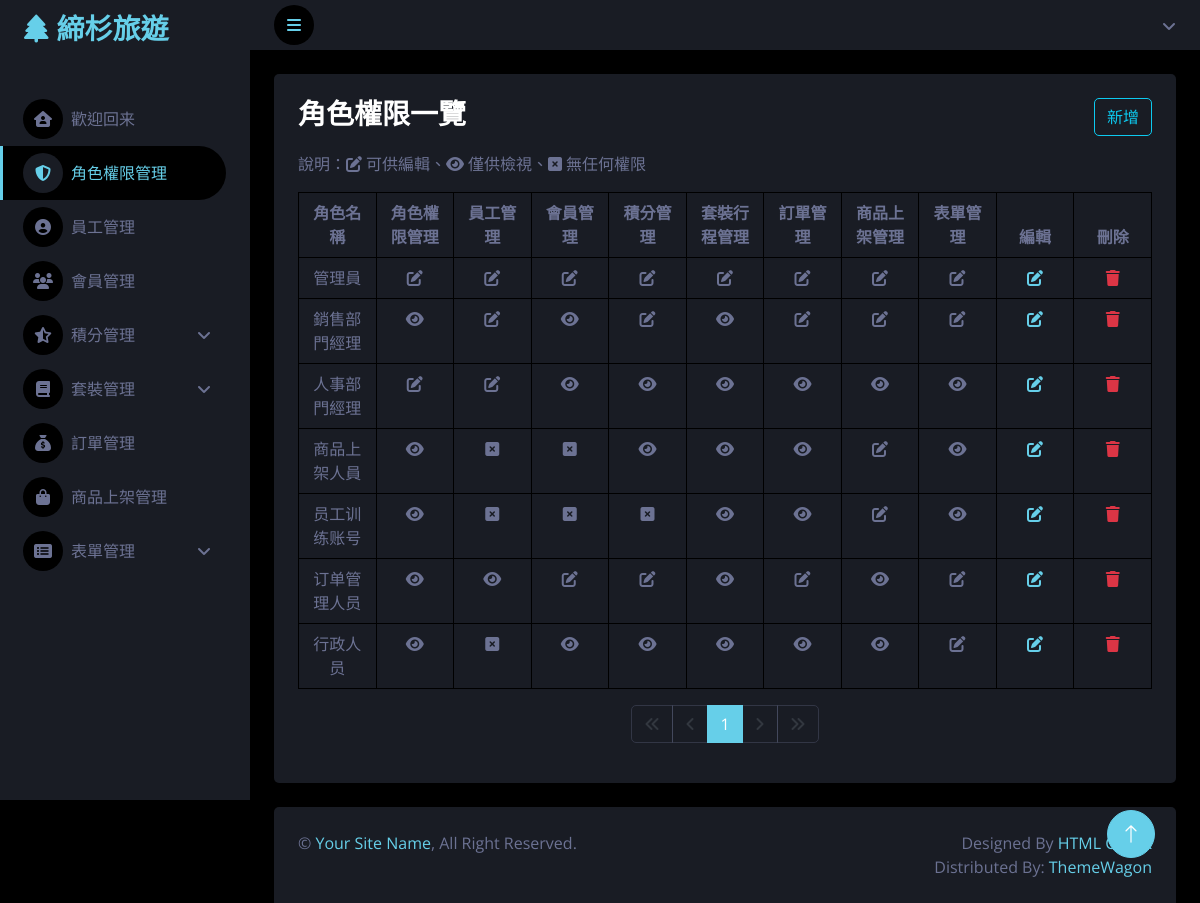
/roleList/roleList.php, run on the app's committed database.
### tables this page shows
CREATE TABLE `permission` (
  `permission_role_id` int(11) NOT NULL,
  `sid` int(11) NOT NULL,
  `role_set` varchar(20) NOT NULL,
  `employees` varchar(20) NOT NULL,
  `members` varchar(20) NOT NULL,
  `points` varchar(20) NOT NULL,
  `itinerary` varchar(20) NOT NULL,
  `orders` varchar(20) NOT NULL,
  `products` varchar(20) NOT NULL,
  `form` varchar(20) NOT NULL
);

CREATE TABLE `role_set` (
  `role_id` int(11) NOT NULL,
  `role_name` varchar(225) NOT NULL,
  `description` text NOT NULL,
  `created_at` datetime NOT NULL,
  `employee_id` int(11) NOT NULL
);

### roleList/roleList.php (the view, shortened to what this page needs)
<?php
require '../parts/pdo_connect.php';
$page = isset($_GET['page']) ? intval($_GET['page']) : 1;
$isAbled = $_SESSION['permission']['role_set'] == 'view' ? 'disabled' : '';
$per_page = 10;
$pages_sql = "SELECT COUNT(1) FROM role_set";
$pages_result = $conn->query($pages_sql)->fetch_assoc();
$total_rows = $pages_result['COUNT(1)'];
$total_pages = ceil($total_rows / $per_page);
$permission_sql =
  sprintf(
    "SELECT *
  FROM permission
  INNER JOIN role_set
  ON role_set.role_id = permission.permission_role_id
  ORDER BY role_id ASC LIMIT %s, %s",
    ($page - 1) * $per_page,
    $per_page
  );
$permission_result = $conn->query($permission_sql);
function permission_icon($permission_r)
{
  if ($permission_r == 'edit') {
    echo '<i class="fa-solid fa-pen-to-square"></i>';
  } else if ($permission_r == 'view') {
    echo '<i class="fa-solid fa-eye"></i>';
  } else {
    echo '<i class="fa-solid fa-square-xmark"></i>';
  }
};
?>
<?php include '../parts/html-head.php' ?>
<?php include '../parts/spinner.php' ?>
<?php include '../parts/slidebar.php' ?>
<?php include '../parts/navbar.php' ?>
<div class="container-fluid pt-4 px-4">
  <div class="row g-4">
    <div class="col-sm-12 col-xl-12">
      <div class="bg-secondary rounded h-100 p-4 ">
        <div class="roleListTitleBox d-flex justify-content-between">
          <h3 class="mb-3">角色權限一覽</h3>
          <button type="button" class="btn btn-outline-info mb-3 " data-bs-toggle="modal" data-bs-target="#addBackdrop" <?= $isAbled ?>>新增</button>
        </div>
        <div class="descript">
          <p>說明：<i class="fa-solid fa-pen-to-square me-1"></i>可供編輯、<i class="fa-solid fa-eye me-1"></i>僅供檢視、<i class="fa-solid fa-square-xmark me-1"></i>無任何權限</p>
        </div>
        <table class="table table-bordered">
          <thead>
            <tr>
              <th scope="col" class="text-center">角色名稱</th>
              <th scope="col" class="text-center">角色權限管理</th>
              <th scope="col" class="text-center">員工管理</th>
              <th scope="col" class="text-center">會員管理</th>
              <th scope="col" class="text-center">積分管理</th>
              <th scope="col" class="text-center">套裝行程管理</th>
              <th scope="col" class="text-center">訂單管理</th>
              <th scope="col" class="text-center">商品上架管理</th>
              <th scope="col" class="text-center">表單管理</th>
              <th scope="col" class="text-center">編輯
              </th>
              <th scope="col" class="text-center">刪除</th>
            </tr>
          </thead>
          <tbody>
            <?php foreach ($permission_result as $r) : ?>
              <tr>
                <td class="text-center"><?= $r['role_name'] ?></td>
                <td class="text-center">
                  <?php permission_icon($r['role_set']); ?>
                </td>
                <td class="text-center">
                  <?php permission_icon($r['employees']); ?>
                </td>
                <td class="text-center">
                </td>
                <td class="text-center">
                </td>
                <td class="text-center">
                </td>
                <td class="text-center">
                </td>
                <td class="text-center">
                </td>
                <td class="text-center">
                </td>
                <td class="text-center">
                  <a href="#" class="vstack <?= $isAbled ?>" data-bs-toggle="modal" data-bs-target="#editBackdrop<?= $r['role_id'] ?>">
                    <i class="fa-solid fa-pen-to-square"></i>
                  </a>
                </td>
                <?php
                $role_id = $r['role_id'];
                $edit_sql = "SELECT *
                            FROM permission
                            INNER JOIN role_set
                            ON role_set.role_id = permission.permission_role_id
                            WHERE role_id = $role_id ";
                $edit_sql_result = $conn->query($edit_sql)->fetch_assoc();
                ?>
                <td class="text-center">
                  <a href="javascript: deleteOne(<?= $r['role_id'] ?>)" class="vstack <?= $isAbled ?>">
                    <i class="fa-solid fa-trash text-danger"></i>
                  </a>
                </td>
              </tr>
            <?php endforeach ?>
          </tbody>
        </table>
        <nav aria-label="First group">
          <ul class="pagination justify-content-center ">
            <li class="page-item <?= $page == 1 ? 'disabled' : '' ?> ">
              <a class="page-link bg-secondary border-light" href="?page=<?= 1 ?>">
                <i class="fa-solid fa-angles-left"></i>
              </a>
            </li>
            <li class="page-item <?= $page == 1 ? 'disabled' : '' ?>">
              <a class="page-link bg-secondary border-light" href="?page=<?= $page - 1 ?>">
                <i class="fa-solid fa-angle-left"></i>
              </a>
            </li>
            <?php for ($i = $page - 5; $i <= $page + 5; $i++) : ?>
              <?php if ($i >= 1 and $i <= $total_pages) : ?>
                <li class="page-item <?= $i != $page ?: 'active' ?>">
                  <a class="page-link <?= $i != $page ? 'bg-secondary border-light' : 'active' ?>" href="?page=<?= $i ?>"><?= $i ?></a>
                </li>
              <?php endif ?>
            <?php endfor ?>
            <li class="page-item <?= $page == $total_pages ? 'disabled' : '' ?>">
              <a class="page-link bg-secondary border-light" href="?page=<?= $page + 1 ?>">
                <i class="fa-solid fa-angle-right"></i>
              </a>
            </li>
            <li class="page-item <?= $page == $total_pages ? 'disabled' : '' ?>">
              <a class="page-link bg-secondary border-light" href="?page=<?= $total_pages ?>">
                <i class="fa-solid fa-angles-right"></i>
              </a>
            </li>
          </ul>
        </nav>
      </div>
    </div>
  </div>
</div>
<?php include '../parts/footer.php' ?>
<?php include '../parts/html-foot.php' ?>

### css/style.css (style rules this page uses)
:root { --primary: rgb(102, 207, 233); --secondary: #191C24; --light: #6C7293; --dark: #000000; }
.btn { transition: .5s; }

### parts/html-head.php (style rules this page uses)
.disabled { pointer-events: none !important; opacity: 0.3 !important; user-select: none; }

### roleList/roleList.php (style rules this page uses)
table { table-layout: fixed; }

### data on the page
permission: role_set.role_name "管理員", role_set "edit" (drawn)
permission: role_set.role_name "銷售部門經理", role_set "view" (drawn), employees "edit" (drawn)
permission: role_set.role_name "人事部門經理", role_set "edit" (drawn), members "view" (drawn)
permission: role_set.role_name "商品上架人員", role_set "view" (drawn), employees "noAuthority" (drawn), products "edit" (drawn)
permission: role_set.role_name "员工训练账号", role_set "view" (drawn), employees "noAuthority" (drawn), products "edit" (drawn)
permission: role_set.role_name "订单管理人员", role_set "view" (drawn), members "edit" (drawn)
permission: role_set.role_name "行政人员", role_set "view" (drawn), employees "noAuthority" (drawn), form "edit" (drawn)
